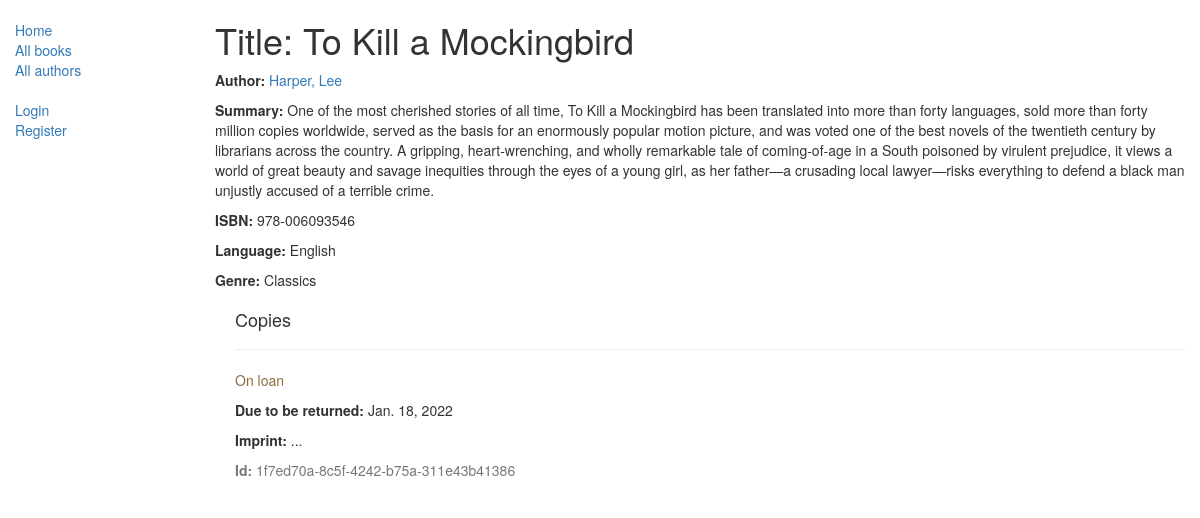
/catalog/book/3, run on an earlier commit of the app's database.
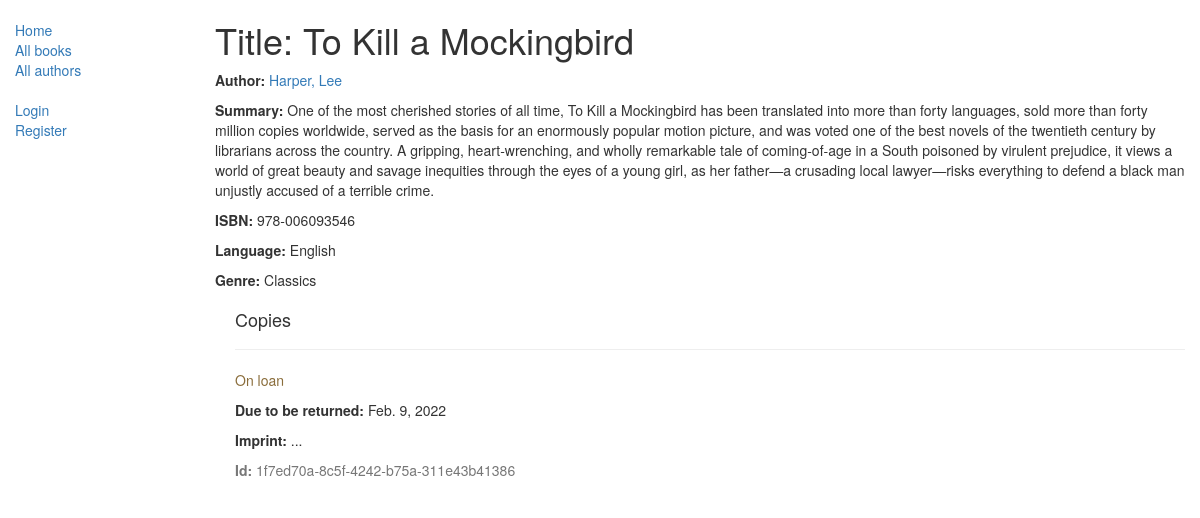
And on a later commit of the database.
### catalog/models.py (models this page shows, shortened)
class BookInstance(models.Model):
    id = models.UUIDField(primary_key=True, default=uuid.uuid4, help_text="Unique ID for this particular book across whole library")
    book = models.ForeignKey('Book', on_delete=models.SET_NULL, null=True)
    imprint = models.CharField(max_length=200)
    due_back = models.DateField(null=True, blank=True)
    LOAN_STATUS = (
        ('m', 'Maintenance'),
        ('o', 'On loan'),
        ('a', 'Available'),
        ('r', 'Reserved'),
    )
    status = models.CharField(max_length=1, choices=LOAN_STATUS, blank=True, default='m', help_text='Book availability')
    class Meta:
        ordering = ["due_back"]
        permissions = (("can_mark_returned", "Set book as returned"),)
    borrower = models.ForeignKey(User, on_delete=models.SET_NULL, null=True, blank=True)

### catalog/views.py (the view)
# urls.py: path('book/<int:pk>', views.BookDetailView.as_view(), name='book-detail'),
class BookDetailView(generic.DetailView):
    model = Book

### catalog/models.py (called while the page is built)
    def __str__(self):
        return self.name

    def __str__(self):
        return self.name

    def __str__(self):
        return '%s, %s' % (self.last_name, self.first_name)

### catalog/templates/catalog/book_detail.html (shortened to what this page needs)
{% extends "base_generic.html" %}
{% block content %}
  <h1>Title: {{ book.title }}</h1>
  <p><strong>Author:</strong> <a href="{% url 'author-detail' book.author.pk %}">{{ book.author }}</a></p>
  <p><strong>Summary:</strong> {{ book.summary }}</p>
  <p><strong>ISBN:</strong> {{ book.isbn }}</p>
  <p><strong>Language:</strong> {{ book.language }}</p>
  <p><strong>Genre:</strong> {% for genre in book.genre.all %} {{ genre }}{% if not forloop.last %}, {% endif %}{% endfor %}</p>
  <div style="margin-left:20px;margin-top:20px">
    <h4>Copies</h4>
    {% for copy in book.bookinstance_set.all %}
    <hr>
    <p class="{% if copy.status == 'a' %}text-success{% elif copy.status == 'd' %}text-danger{% else %}text-warning{% endif %}">{{ copy.get_status_display }}</p>
    {% if copy.status != 'a' %}<p><strong>Due to be returned:</strong> {{copy.due_back}}</p>{% endif %}
    <p><strong>Imprint:</strong> {{copy.imprint}}</p>
    <p class="text-muted"><strong>Id:</strong> {{copy.id}}</p>
    {% endfor %}
  </div>
{% endblock %}

What changed in the data, as far as the page shows it:
changed BookInstance "On loan": due_back "Jan. 18, 2022" → "Feb. 9, 2022"
